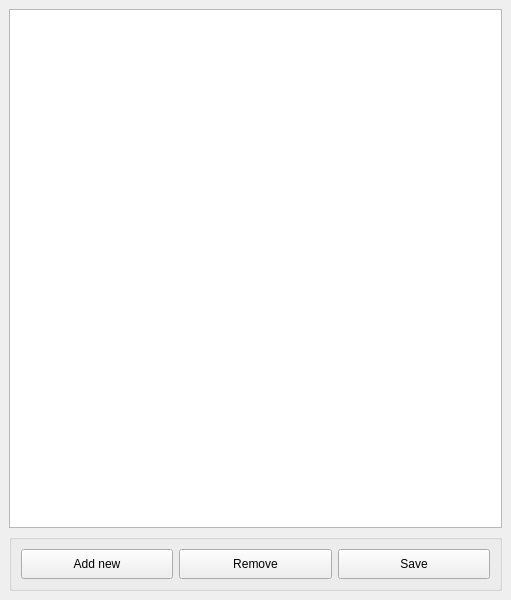
<?xml version="1.0" encoding="UTF-8"?>
<ui version="4.0">
 <class>PasswordWindow</class>
 <widget class="QMainWindow" name="PasswordWindow">
  <property name="geometry">
   <rect>
    <x>0</x>
    <y>0</y>
    <width>511</width>
    <height>600</height>
   </rect>
  </property>
  <property name="windowTitle">
   <string>MainWindow</string>
  </property>
  <widget class="QWidget" name="centralwidget">
   <layout class="QGridLayout" name="gridLayout">
    <item row="0" column="0">
     <widget class="QTreeView" name="treeView"/>
    </item>
    <item row="2" column="0">
     <widget class="QGroupBox" name="GroupBox">
      <property name="minimumSize">
       <size>
        <width>0</width>
        <height>55</height>
       </size>
      </property>
      <property name="title">
       <string/>
      </property>
      <layout class="QHBoxLayout" name="horizontalLayout">
       <item>
        <widget class="QPushButton" name="addElement">
         <property name="minimumSize">
          <size>
           <width>0</width>
           <height>30</height>
          </size>
         </property>
         <property name="text">
          <string>Add new</string>
         </property>
        </widget>
       </item>
       <item>
        <widget class="QPushButton" name="removeElement">
         <property name="minimumSize">
          <size>
           <width>0</width>
           <height>30</height>
          </size>
         </property>
         <property name="text">
          <string>Remove</string>
         </property>
        </widget>
       </item>
       <item>
        <widget class="QPushButton" name="saveModel">
         <property name="minimumSize">
          <size>
           <width>0</width>
           <height>30</height>
          </size>
         </property>
         <property name="text">
          <string>Save</string>
         </property>
        </widget>
       </item>
      </layout>
     </widget>
    </item>
   </layout>
  </widget>
  <widget class="QMenuBar" name="menubar">
   <property name="geometry">
    <rect>
     <x>0</x>
     <y>0</y>
     <width>511</width>
     <height>20</height>
    </rect>
   </property>
  </widget>
 </widget>
 <resources/>
 <connections/>
</ui>
